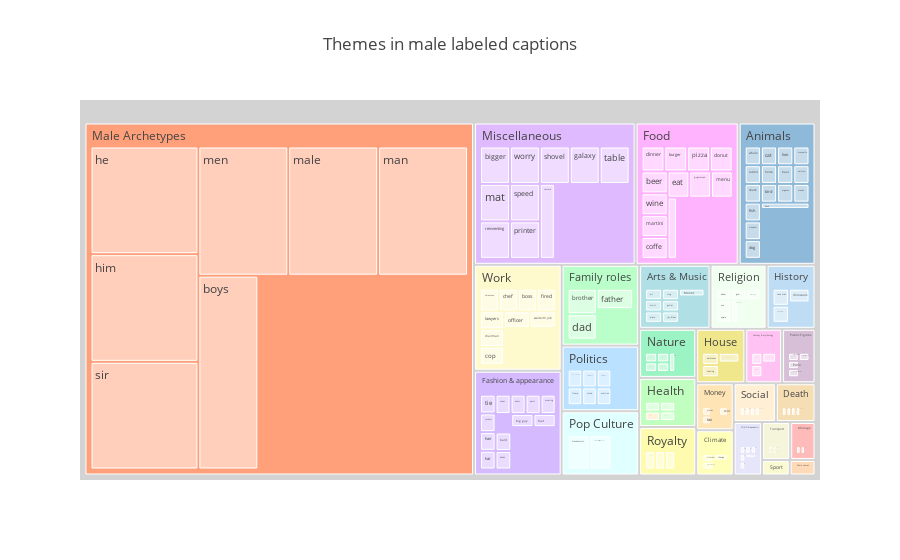

Write notebook code for a chart like this one.
### Code cell
plot_topic_male = ga.plot_topic(df_topics_male, gender='male', theme_keywords=ga.theme_words_male, theme_colors=ga.theme_colors_male)

### Figure 1 — Plotly figure (JSON) as saved in the notebook; plotly's stock layout.template omitted (floating-point values rounded to 4 significant figures; data arrays with more than 128 entries replaced by an {"elided": "..."} marker saying what was removed)
{"data": [{"customdata": {"elided": "177 str values"}, "domain": {"x": [0, 1], "y": [0, 1]}, "hovertemplate": "%{customdata}<extra></extra>", "labels": {"elided": "177 str values"}, "marker": {"colors": {"elided": "177 str values"}}, "name": "", "parents": {"elided": "177 str values"}, "root": {"color": "lightgrey"}, "type": "treemap", "values": {"elided": "177 float values"}}], "layout": {"legend": {"tracegroupgap": 0}, "title": {"text": "Themes in male labeled captions"}}}
